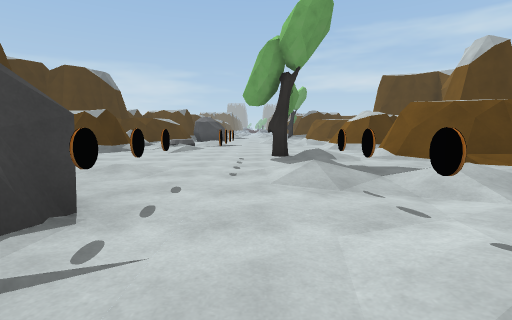
view 1 (above)

22 first-person views from a walk through a scene from a Unity 3-D project. The camera is 1.2 m above the floor, tilts 6° down and sees 85° across. The floor is counted in squares, 2 m on a side. Each view is taken from the middle of a square. On the plan, view 1 faces up. The plan holds only what a view shows up to about 9 squares ahead; the rest is blank. The place goes on beyond the plan. The player is left out. Some animated figures are not drawn.

view 2
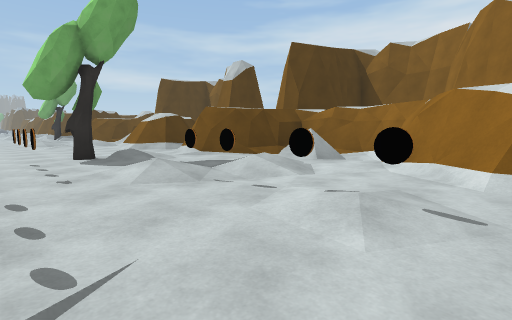

view 3
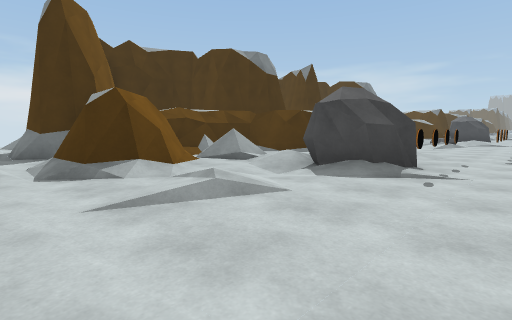

view 4
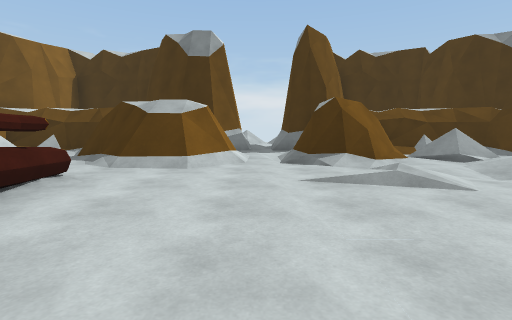

view 5
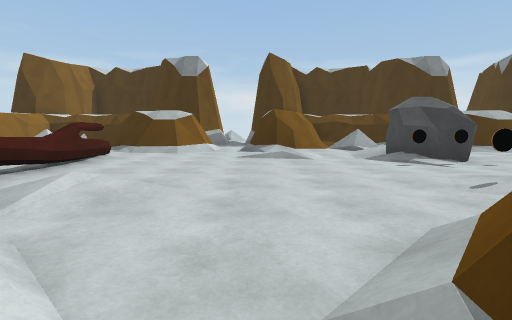

view 6
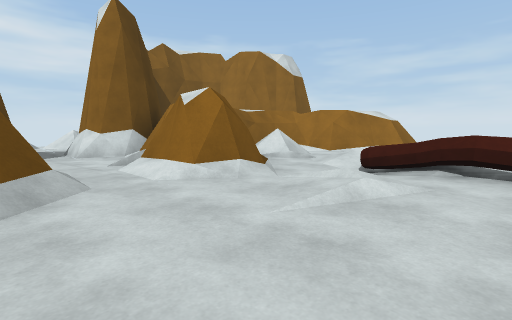

view 7
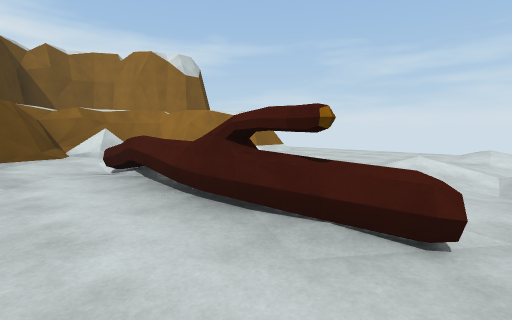

view 8
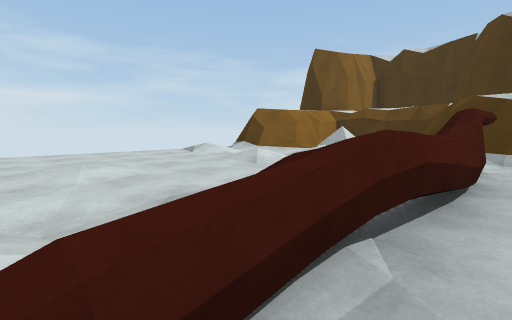

view 9
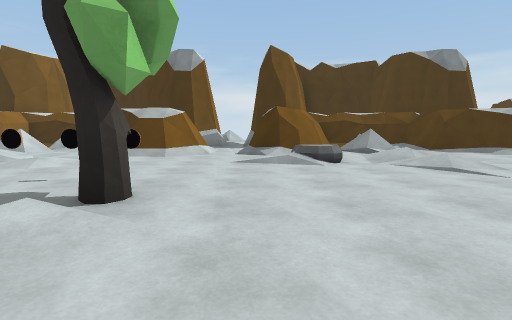

view 10
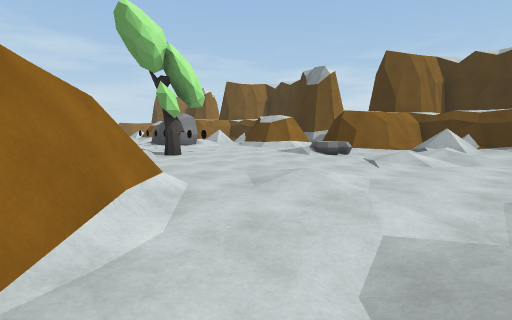

view 11
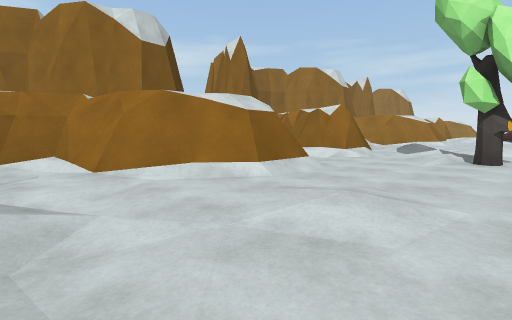

view 12
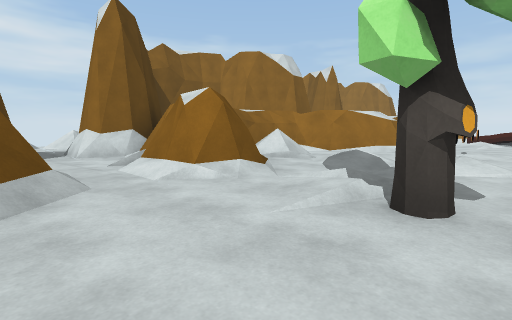

view 13
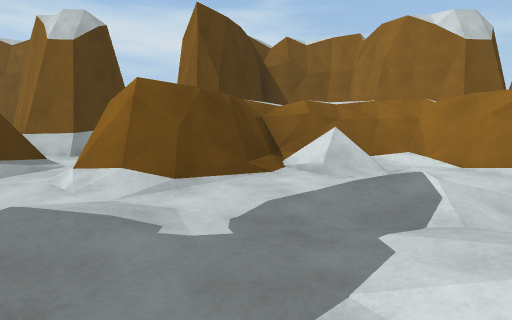

view 14
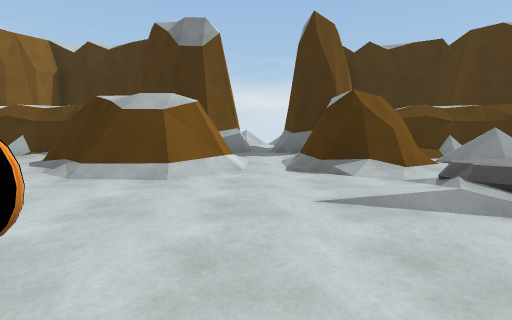

view 15
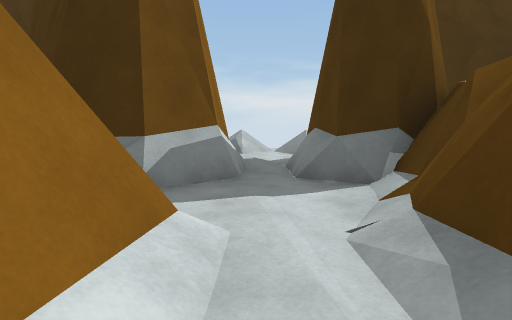

view 16
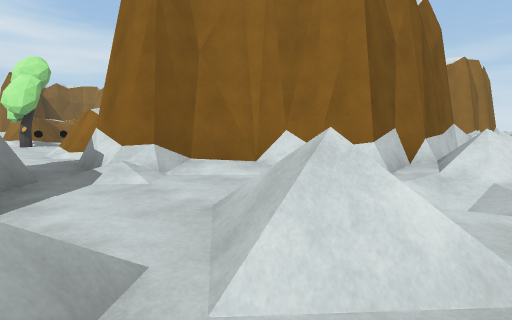

view 17
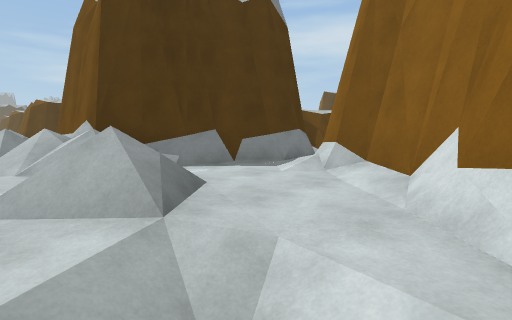

view 18
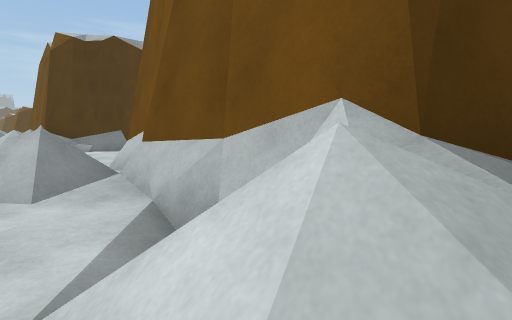

view 19
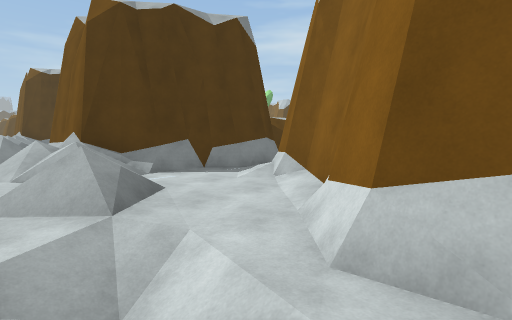

view 20
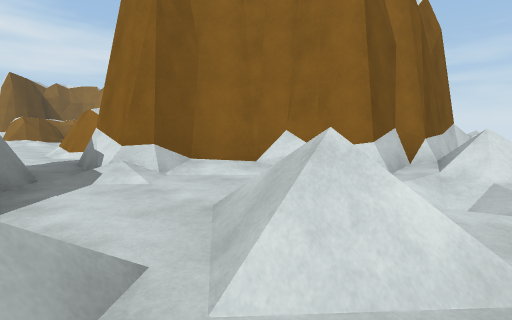

view 21
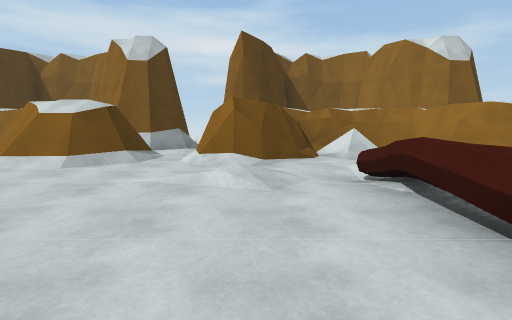

view 22
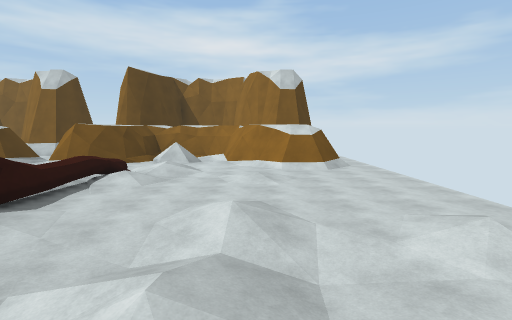

### Floor plan
Key: @ floor where view 1 was taken; # wall or solid block; . main floor; : floor 0.25 m higher than the main floor; - floor 0.25 m lower than the main floor; / step, stairs or slope; = window, fence, low wall or low ledge; R rock; T tree; C coin; O other object.
Columns run from 13 left of view 1 to 11 right of it. Each row starts with its distance up from view 1.
 13 /=#   ##/......////#
 12 ./#   #././....../###
 11  /#   # /.//..:./#####
 10  /#   ###.-.....## /#
  9 /=########/R....##//#
  8 .///###/##.........../../
  7 ./..//........T.###.## //
  6 ./..###/##..O./.#####
  5 //./######..O..-.###
  4 ./### ###/.:O.//.//#
  3 /=#   ##/...O.O////#
  2 ./#   #./.RRO.O../##
  1 ./#   # /./RC.C./##
  0 //#   ###.-..@..##
 -1 /=### ####./....## /#
 -2 .///###/##.........../../
 -3 ./..//..........###.## //
 -4 ./..###/##..../.#####
 -5 //./#   ##.....-.###
 -6 ./###  ##/.:#=/#.//#
 -7 /=#   ##/......////#
 -8  /#   #././....../##
 -9  /#   # /.//..:./##
-10  /#   ###.-.....##
-11  =#     ##./....##
-12          # .......

Positions as (right, up) in squares from view 1, and headings:
1: (0, 0), facing up
2: (-1, 0), facing up-right
3: (0, -3), facing up-left
4: (1, -3), facing left
5: (4, -2), facing left
6: (0, -1), facing down-right
7: (-3, -4), facing down-right
8: (2, -5), facing down-left
9: (3, 8), facing left
10: (4, 13), facing down-left
11: (0, 13), facing down-right
12: (0, 9), facing down-right
13: (0, 5), facing right
14: (0, 7), facing left
15: (-4, 7), facing left
16: (-13, 8), facing down-right
17: (-13, 4), facing up-right
18: (-13, -1), facing up-right
19: (-13, -7), facing up-right
20: (-13, -2), facing down-right
21: (-2, -4), facing right
22: (-5, -9), facing right
